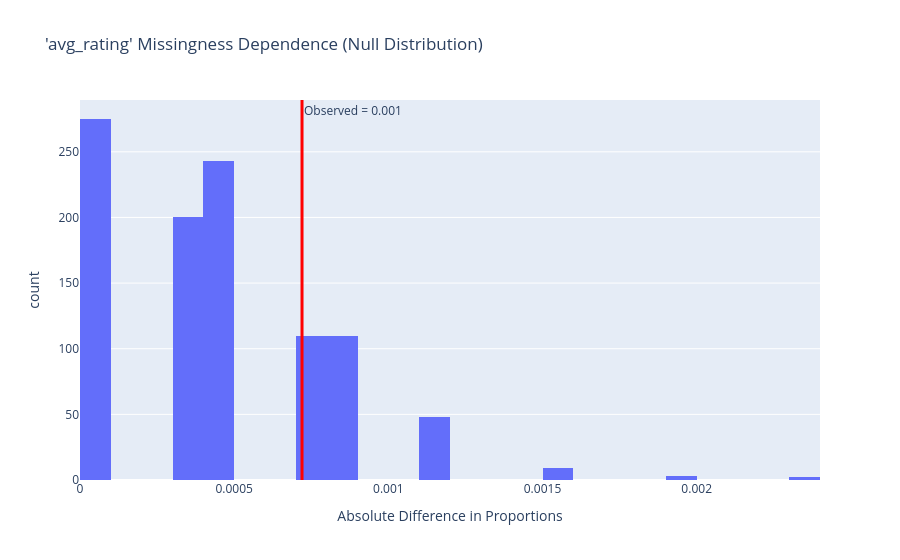

The notebook cell this image was saved under:
### Code cell
# Missingness independent section

# Split binary groups for missing description
recipes['description_missing'] = recipes['description'].isna()

# Perform permutation test
obs, p_value, diffs = permutation_test('description_missing')

# Output results
print(f'Observed Difference: {obs:.3f}')
print(f'P-value: {p_value:.4f}')

# Create dataframe for null distribution
df_null = pd.DataFrame({
    "diff": diffs
})

# Graph
fig = px.histogram(
    df_null,
    x="diff",
    nbins=30,
    title="'avg_rating' Missingness Dependence (Null Distribution)",
    labels={"diff": "Absolute Difference in Proportions"},
)

# Add observed statistic as vertical line
fig.add_vline(
    x=obs,
    line_width=3,
    line_color="red",
    annotation_text=f"Observed = {obs:.3f}",
    annotation_position="top right"
)

fig.show()
fig.write_html('assets/missingness-description.html', include_plotlyjs='cdn')

### Figure 1 — Plotly figure (JSON) as saved in the notebook; plotly's stock layout.template omitted (floating-point values rounded to 4 significant figures; data arrays with more than 128 entries replaced by an {"elided": "..."} marker saying what was removed)
{"data": [{"bingroup": "x", "hovertemplate": "Absolute Difference in Proportions=%{x}<br>count=%{y}<extra></extra>", "legendgroup": "", "marker": {"color": "#636efa", "pattern": {"shape": ""}}, "name": "", "nbinsx": 30, "orientation": "v", "showlegend": false, "type": "histogram", "x": {"elided": "1000 float values"}, "xaxis": "x", "yaxis": "y"}], "layout": {"annotations": [{"showarrow": false, "text": "Observed = 0.001", "x": 0.0007201, "xanchor": "left", "xref": "x", "y": 1, "yanchor": "top", "yref": "y domain"}], "barmode": "relative", "legend": {"tracegroupgap": 0}, "shapes": [{"line": {"color": "red", "width": 3}, "type": "line", "x0": 0.0007201, "x1": 0.0007201, "xref": "x", "y0": 0, "y1": 1, "yref": "y domain"}], "title": {"text": "'avg_rating' Missingness Dependence (Null Distribution)"}, "xaxis": {"anchor": "y", "domain": [0, 1], "title": {"text": "Absolute Difference in Proportions"}}, "yaxis": {"anchor": "x", "domain": [0, 1], "title": {"text": "count"}}}}
